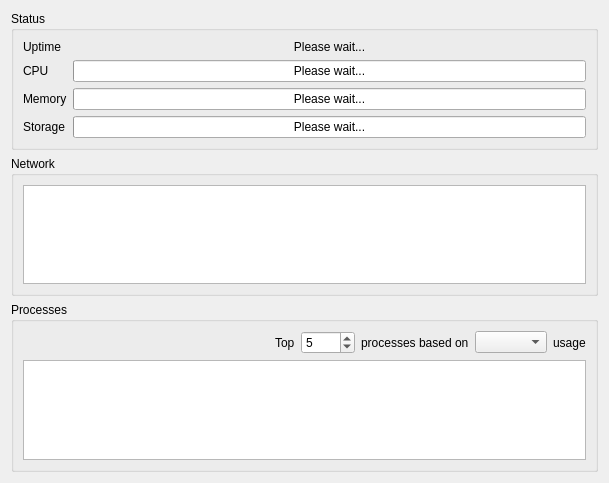
<?xml version="1.0" encoding="UTF-8"?>
<ui version="4.0">
 <class>REDTabOverview</class>
 <widget class="QWidget" name="REDTabOverview">
  <property name="geometry">
   <rect>
    <x>0</x>
    <y>0</y>
    <width>609</width>
    <height>483</height>
   </rect>
  </property>
  <property name="windowTitle">
   <string>REDTabOverview</string>
  </property>
  <layout class="QGridLayout" name="gridLayout">
   <item row="1" column="0" colspan="2">
    <widget class="QGroupBox" name="gbox_status">
     <property name="title">
      <string>Status</string>
     </property>
     <layout class="QVBoxLayout" name="verticalLayout_3">
      <item>
       <layout class="QGridLayout" name="glayout_status">
        <item row="1" column="0">
         <widget class="QLabel" name="label_cpu">
          <property name="text">
           <string>CPU</string>
          </property>
         </widget>
        </item>
        <item row="3" column="0">
         <widget class="QLabel" name="label_storage">
          <property name="text">
           <string>Storage</string>
          </property>
         </widget>
        </item>
        <item row="3" column="1">
         <widget class="QProgressBar" name="pbar_storage">
          <property name="value">
           <number>0</number>
          </property>
          <property name="format">
           <string>Please wait...</string>
          </property>
         </widget>
        </item>
        <item row="2" column="1">
         <widget class="QProgressBar" name="pbar_memory">
          <property name="value">
           <number>0</number>
          </property>
          <property name="format">
           <string>Please wait...</string>
          </property>
         </widget>
        </item>
        <item row="0" column="0">
         <widget class="QLabel" name="label_uptime">
          <property name="text">
           <string>Uptime</string>
          </property>
         </widget>
        </item>
        <item row="2" column="0">
         <widget class="QLabel" name="label_memory">
          <property name="text">
           <string>Memory</string>
          </property>
         </widget>
        </item>
        <item row="1" column="1">
         <widget class="QProgressBar" name="pbar_cpu">
          <property name="value">
           <number>0</number>
          </property>
          <property name="format">
           <string>Please wait...</string>
          </property>
         </widget>
        </item>
        <item row="0" column="1">
         <widget class="QLabel" name="label_uptime_value">
          <property name="text">
           <string>Please wait...</string>
          </property>
          <property name="alignment">
           <set>Qt::AlignCenter</set>
          </property>
         </widget>
        </item>
       </layout>
      </item>
     </layout>
    </widget>
   </item>
   <item row="2" column="0" colspan="2">
    <widget class="QGroupBox" name="gbox_network">
     <property name="title">
      <string>Network</string>
     </property>
     <layout class="QGridLayout" name="gridLayout_2">
      <item row="0" column="0">
       <widget class="QTableView" name="tview_nic">
        <property name="editTriggers">
         <set>QAbstractItemView::NoEditTriggers</set>
        </property>
        <property name="alternatingRowColors">
         <bool>true</bool>
        </property>
        <property name="selectionBehavior">
         <enum>QAbstractItemView::SelectRows</enum>
        </property>
        <property name="sortingEnabled">
         <bool>true</bool>
        </property>
        <attribute name="verticalHeaderVisible">
         <bool>false</bool>
        </attribute>
       </widget>
      </item>
     </layout>
    </widget>
   </item>
   <item row="3" column="0" colspan="2">
    <widget class="QGroupBox" name="gbox_process">
     <property name="title">
      <string>Processes</string>
     </property>
     <layout class="QVBoxLayout" name="verticalLayout">
      <item>
       <layout class="QGridLayout" name="glayout_process">
        <item row="2" column="0" colspan="6">
         <widget class="QTableView" name="tview_process">
          <property name="alternatingRowColors">
           <bool>true</bool>
          </property>
          <property name="selectionBehavior">
           <enum>QAbstractItemView::SelectRows</enum>
          </property>
          <property name="sortingEnabled">
           <bool>true</bool>
          </property>
          <attribute name="verticalHeaderVisible">
           <bool>false</bool>
          </attribute>
          <attribute name="verticalHeaderHighlightSections">
           <bool>true</bool>
          </attribute>
         </widget>
        </item>
        <item row="0" column="0">
         <spacer name="horizontalSpacer">
          <property name="orientation">
           <enum>Qt::Horizontal</enum>
          </property>
          <property name="sizeHint" stdset="0">
           <size>
            <width>40</width>
            <height>20</height>
           </size>
          </property>
         </spacer>
        </item>
        <item row="0" column="4">
         <widget class="QComboBox" name="cbox_based_on"/>
        </item>
        <item row="0" column="5">
         <widget class="QLabel" name="label_usage">
          <property name="text">
           <string>usage</string>
          </property>
          <property name="alignment">
           <set>Qt::AlignLeading|Qt::AlignLeft|Qt::AlignVCenter</set>
          </property>
         </widget>
        </item>
        <item row="0" column="3">
         <widget class="QLabel" name="label_based_on">
          <property name="text">
           <string>processes based on</string>
          </property>
         </widget>
        </item>
        <item row="0" column="1">
         <widget class="QLabel" name="label_top">
          <property name="text">
           <string>Top</string>
          </property>
         </widget>
        </item>
        <item row="0" column="2">
         <widget class="QSpinBox" name="sbox_number_of_process">
          <property name="minimum">
           <number>1</number>
          </property>
          <property name="maximum">
           <number>9999</number>
          </property>
          <property name="value">
           <number>5</number>
          </property>
         </widget>
        </item>
       </layout>
      </item>
     </layout>
    </widget>
   </item>
  </layout>
 </widget>
 <resources/>
 <connections/>
</ui>
